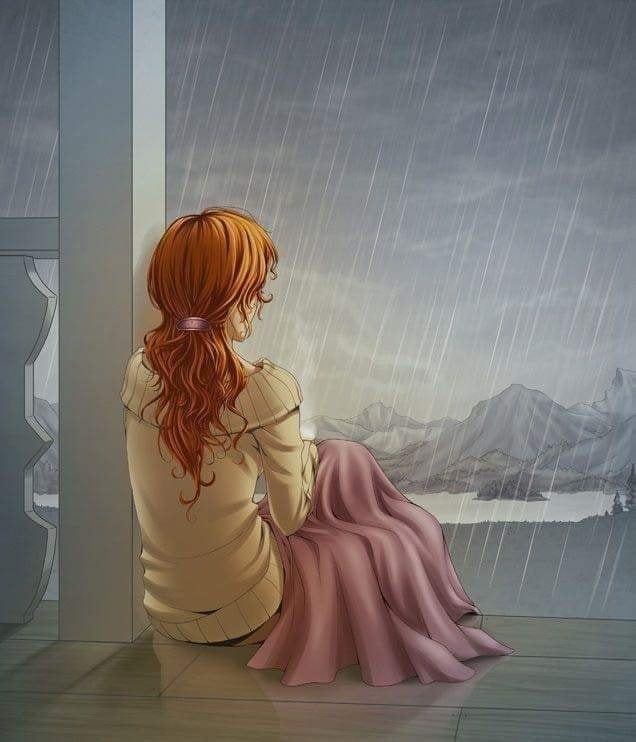
#> input picture testpic.jpg, 636 x 742 px
$ python geo.py
#> lines starting #> are read from the running program, lines starting #| are printed output that depends on the picture
import cv2
import numpy as np

#load the image
img = cv2.imread('testpic.jpg',0)
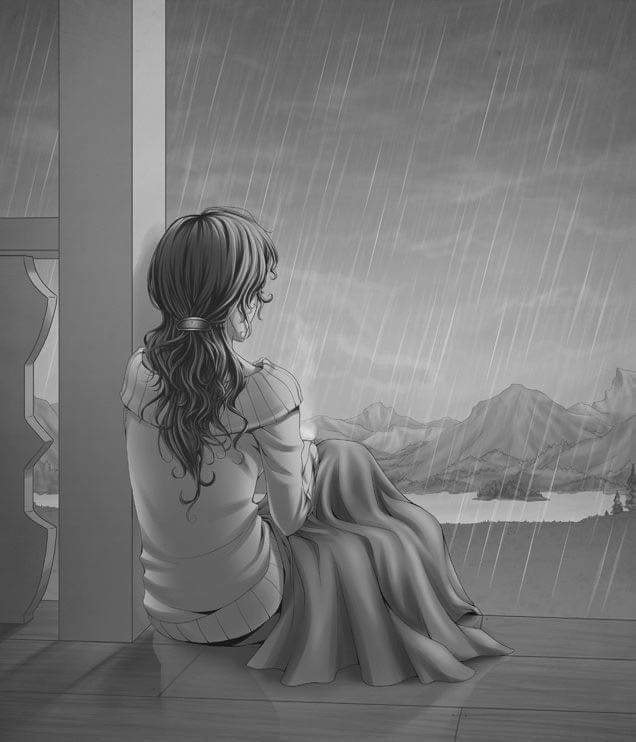
#> img: shape (742, 636); min 1, max 247, mean 117.8

#Display the image and give it a name which is "hello opencv"
cv2.imshow("Hello openCv", img)

#Destroy the window after 1 sec
cv2.waitKey(2000)


"""rows,cols = img.shape
M = np.float32([[1,0,100],[0,1,50]])
dst = cv2.warpAffine(img,M,(cols,rows))
cv2.imshow('img',dst)
cv2.waitKey(0)
cv2.destroyAllWindows()"""
